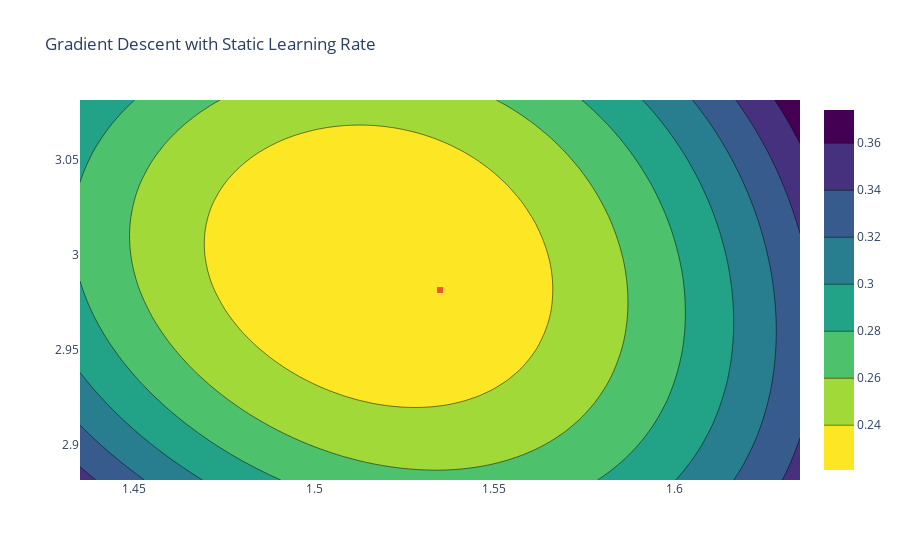

Write notebook code for a chart like this one.
### Code cell
contour_plot('Gradient Descent with Static Learning Rate', thetas, average_squared_loss, sin_model, x, y)
